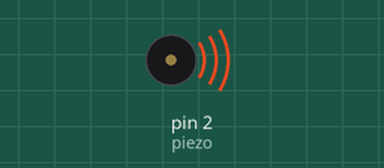
Simulated run of this sketch. Board: Arduino Uno, built with avr-gcc and run on an emulated ATmega328P. Shown: buzzer (waves = sounding).

Above: at 0.2 s.
Timing chart, 0 to 3.0 s (numbered marks = the images above):
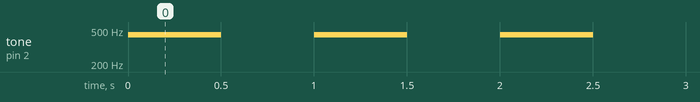

Measured:
- by itself, tone on pin 2 (piezo): alternates 440 Hz for 0.50 s and silent for 0.50 s

The sketch:

la3_son_av_Tone.ino
```cpp
const int piezo=2;

int la3=440;

void setup() {

  pinMode(piezo,OUTPUT);

}

void loop() {

  tone(piezo,la3);
  delay(500);
  noTone(piezo);
  delay(500);
}
```
